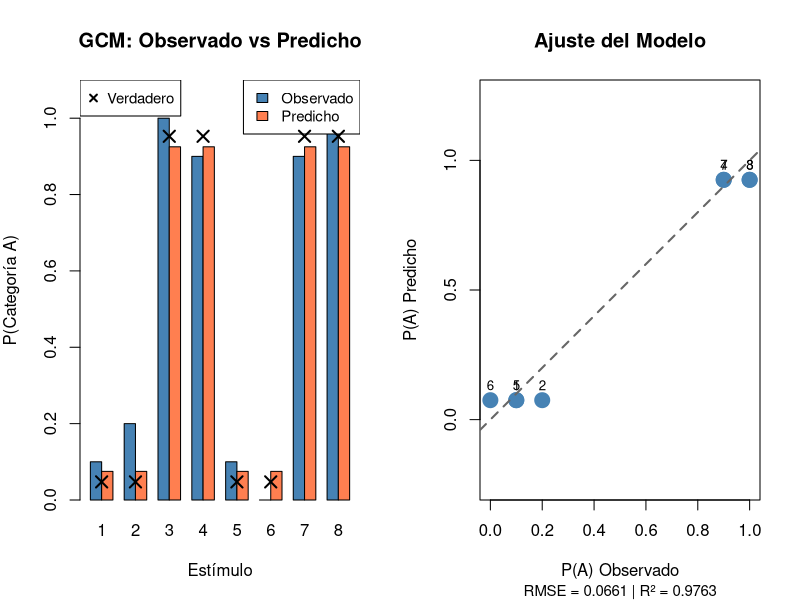

This chart was generated by the following R code:
## =============================================================================
## Generalized Context Model (GCM)
## Computational Modeling of Cognition and Behavior
## Traducido de MATLAB a R - Versión minimalista
## =============================================================================

# Seed para reproducibilidad
set.seed(42)

# =============================================================================
# 1. DEFINICIÓN DEL MODELO GCM
# =============================================================================

#' Predicción del GCM
#' @param stim Matriz de estímulos (n x d)
#' @param exemplars Matriz de ejemplares almacenados (m x d)
#' @param c Parámetro de sensibilidad/especificidad
#' @param w Vector de pesos atencionales
#' @param gamma Parámetro de sesgo de respuesta
#' @param cat_A Índices de ejemplares de categoría A
#' @return Vector de probabilidades P(A) para cada estímulo
gcm_predict = function(stim, exemplars, c, w, gamma, cat_A = c(3, 4, 7, 8)) {
  
  n_stim = nrow(stim)
  n_ex = nrow(exemplars)
  w = w / sum(w)  # Normalizar pesos
  
  # Calcular matriz de similitudes
  similarities = matrix(0, n_stim, n_ex)
  for (i in 1:n_stim) {
    for (j in 1:n_ex) {
      dist_ij = sum(w * abs(stim[i, ] - exemplars[j, ]))  # City-block
      similarities[i, j] = exp(-c * dist_ij)  # Similitud exponencial
    }
  }
  
  # Sumar similitudes por categoría
  cat_B = setdiff(1:n_ex, cat_A)
  sum_A = rowSums(similarities[, cat_A, drop = FALSE])
  sum_B = rowSums(similarities[, cat_B, drop = FALSE])
  
  # Regla de Luce con gamma
  prob_A = (sum_A^gamma) / (sum_A^gamma + sum_B^gamma)
  
  return(prob_A)
}

# =============================================================================
# 2. FUNCIONES DE AJUSTE
# =============================================================================

#' Negative Log-Likelihood (binomial)
gcm_nll = function(theta, stim, exemplars, data, N, cat_A = c(3, 4, 7, 8)) {
  c = theta[1]
  w = theta[2:4]
  gamma = theta[5]
  
  prob_pred = gcm_predict(stim, exemplars, c, w, gamma, cat_A)
  prob_pred = pmax(pmin(prob_pred, 1 - 1e-10), 1e-10)  # Evitar log(0)
  
  k = data * N
  nll = -sum(k * log(prob_pred) + (N - k) * log(1 - prob_pred))
  return(nll)
}

#' RMSE
gcm_rmse = function(theta, stim, exemplars, data, cat_A = c(3, 4, 7, 8)) {
  c = theta[1]
  w = theta[2:4]
  gamma = theta[5]
  
  prob_pred = gcm_predict(stim, exemplars, c, w, gamma, cat_A)
  return(sqrt(mean((data - prob_pred)^2)))
}

# =============================================================================
# 3. FUNCIÓN DE AJUSTE PRINCIPAL
# =============================================================================

#' Ajustar GCM a datos
#' @param data Vector de proporciones observadas
#' @param stim Matriz de estímulos
#' @param exemplars Matriz de ejemplares
#' @param N Número de ensayos por estímulo
#' @param method "nll" (default) o "rmse"
#' @return Lista con parámetros ajustados y métricas
gcm_fit = function(data, stim, exemplars, N = 10, cat_A = c(3, 4, 7, 8),
                   method = "nll") {
  
  theta_init = c(1, 0.33, 0.33, 0.33, 1)
  lower = c(0.1, 0.01, 0.01, 0.01, 0.1)
  upper = c(10, 1, 1, 1, 5)
  
  if (method == "nll") {
    fit = optim(par = theta_init, fn = gcm_nll, method = "L-BFGS-B",
                lower = lower, upper = upper,
                stim = stim, exemplars = exemplars, data = data, 
                N = N, cat_A = cat_A)
  } else {
    fit = optim(par = theta_init, fn = gcm_rmse, method = "L-BFGS-B",
                lower = lower, upper = upper,
                stim = stim, exemplars = exemplars, data = data, 
                cat_A = cat_A)
  }
  
  # Extraer parámetros
  c_fit = fit$par[1]
  w_fit = fit$par[2:4]
  w_norm = w_fit / sum(w_fit)
  gamma_fit = fit$par[5]
  
  # Predicciones
  pred = gcm_predict(stim, exemplars, c_fit, w_norm, gamma_fit, cat_A)
  
  # Métricas
  rmse = sqrt(mean((data - pred)^2))
  ss_res = sum((data - pred)^2)
  ss_tot = sum((data - mean(data))^2)
  r2 = ifelse(ss_tot > 0, 1 - ss_res/ss_tot, NA)
  
  n_params = 5
  n_obs = length(data) * N
  nll = gcm_nll(fit$par, stim, exemplars, data, N, cat_A)
  AIC = 2 * nll + 2 * n_params
  BIC = 2 * nll + n_params * log(n_obs)
  
  return(list(
    c = c_fit,
    w = w_norm,
    gamma = gamma_fit,
    predictions = pred,
    nll = nll,
    rmse = rmse,
    r2 = r2,
    AIC = AIC,
    BIC = BIC,
    convergence = fit$convergence
  ))
}

# =============================================================================
# 4. DATOS SINTÉTICOS Y DEMOSTRACIÓN
# =============================================================================

# Definir ejemplares (cubo 3D)
exemplars = matrix(c(
  -1, -1, -1,  # 1 - Cat B
  -1, -1,  1,  # 2 - Cat B
  -1,  1, -1,  # 3 - Cat A
  -1,  1,  1,  # 4 - Cat A
  1, -1, -1,  # 5 - Cat B
  1, -1,  1,  # 6 - Cat B
  1,  1, -1,  # 7 - Cat A
  1,  1,  1   # 8 - Cat A
), nrow = 8, byrow = TRUE)

cat_A = c(3, 4, 7, 8)  # Categoría A: dim 2 = 1
stim = exemplars

# Parámetros verdaderos
true_c = 2.5
true_w = c(0.2, 0.6, 0.2)
true_gamma = 1.0

# Generar datos
true_probs = gcm_predict(stim, exemplars, true_c, true_w, true_gamma, cat_A)
N_trials = 10
observed_counts = rbinom(8, N_trials, true_probs)
observed_probs = observed_counts / N_trials

cat("\n========== DEMOSTRACIÓN GCM ==========\n\n")
cat("Probabilidades verdaderas:\n")
print(round(true_probs, 3))
cat("\nProporciones observadas:\n")
print(round(observed_probs, 3))

# =============================================================================
# 5. AJUSTE DEL MODELO
# =============================================================================

result = gcm_fit(observed_probs, stim, exemplars, N_trials, cat_A, method = "nll")

cat("\n========== RESULTADOS DEL AJUSTE ==========\n")
cat("\nParámetros recuperados:\n")
cat("  c (sensibilidad):", round(result$c, 3), "\n")
cat("  w (pesos):", round(result$w, 3), "\n")
cat("  gamma (sesgo):", round(result$gamma, 3), "\n")

cat("\nMétricas de ajuste:\n")
cat("  RMSE:", round(result$rmse, 4), "\n")
cat("  R²:", round(result$r2, 4), "\n")
cat("  AIC:", round(result$AIC, 2), "\n")
cat("  BIC:", round(result$BIC, 2), "\n")

cat("\n========== COMPARACIÓN ==========\n")
cat("\nParámetro | Verdadero | Recuperado\n")
cat("----------|-----------|------------\n")
cat(sprintf("c         | %9.3f | %10.3f\n", true_c, result$c))
cat(sprintf("w1        | %9.3f | %10.3f\n", true_w[1], result$w[1]))
cat(sprintf("w2        | %9.3f | %10.3f\n", true_w[2], result$w[2]))
cat(sprintf("w3        | %9.3f | %10.3f\n", true_w[3], result$w[3]))
cat(sprintf("gamma     | %9.3f | %10.3f\n", true_gamma, result$gamma))

# =============================================================================
# 6. AJUSTE PARA MÚLTIPLES SUJETOS (EJEMPLO)
# =============================================================================

cat("\n========== AJUSTE GRUPAL (5 sujetos simulados) ==========\n\n")

n_subjects = 5
subjects_data = matrix(0, n_subjects, 8)
subjects_results = vector("list", n_subjects)

# Simular datos para cada sujeto
for (s in 1:n_subjects) {
  subjects_data[s, ] = rbinom(8, N_trials, true_probs) / N_trials
  subjects_results[[s]] = gcm_fit(subjects_data[s, ], stim, exemplars, 
                                  N_trials, cat_A)
}

# Resumen de parámetros
params_summary = data.frame(
  Subject = 1:n_subjects,
  c = sapply(subjects_results, function(x) x$c),
  w1 = sapply(subjects_results, function(x) x$w[1]),
  w2 = sapply(subjects_results, function(x) x$w[2]),
  w3 = sapply(subjects_results, function(x) x$w[3]),
  gamma = sapply(subjects_results, function(x) x$gamma),
  RMSE = sapply(subjects_results, function(x) x$rmse),
  R2 = sapply(subjects_results, function(x) x$r2)
)

print(round(params_summary, 3))

cat("\nPromedios:\n")
cat("  c:", round(mean(params_summary$c), 3), "\n")
cat("  w:", round(colMeans(params_summary[, c("w1", "w2", "w3")]), 3), "\n")
cat("  gamma:", round(mean(params_summary$gamma), 3), "\n")
cat("  RMSE:", round(mean(params_summary$RMSE), 4), "\n")

# =============================================================================
# 7. VISUALIZACIÓN
# =============================================================================

# Guardar gráfico como PNG
par(mfrow = c(1, 2), mar = c(5, 4, 4, 2))

# Gráfico 1: Barras comparativas
barplot_matrix = rbind(observed_probs, result$predictions)
bp = barplot(barplot_matrix, 
             beside = TRUE, 
             names.arg = 1:8,
             col = c("steelblue", "coral"),
             ylim = c(0, 1.1),
             xlab = "Estímulo",
             ylab = "P(Categoría A)",
             main = "GCM: Observado vs Predicho")
legend("topright", 
       legend = c("Observado", "Predicho"), 
       fill = c("steelblue", "coral"),
       cex = 0.9)
x_pos = colMeans(bp)
points(x_pos, true_probs, pch = 4, cex = 1.5, lwd = 2)
legend("topleft", legend = "Verdadero", pch = 4, pt.lwd = 2, cex = 0.9)

# Gráfico 2: Dispersión
plot(observed_probs, result$predictions,
     pch = 19, cex = 2, col = "steelblue",
     xlim = c(0, 1), ylim = c(0, 1),
     xlab = "P(A) Observado",
     ylab = "P(A) Predicho",
     main = "Ajuste del Modelo",
     asp = 1)
abline(0, 1, lty = 2, col = "gray40", lwd = 2)
text(observed_probs, result$predictions, labels = 1:8, pos = 3, cex = 0.8)

mtext(paste0("RMSE = ", round(result$rmse, 4), 
             " | R² = ", round(result$r2, 4)),
      side = 1, line = 4, cex = 0.9)

dev.off()

cat("\n========== GRÁFICO GUARDADO ==========\n")
cat("Archivo: GCM_fit_plot.png\n")